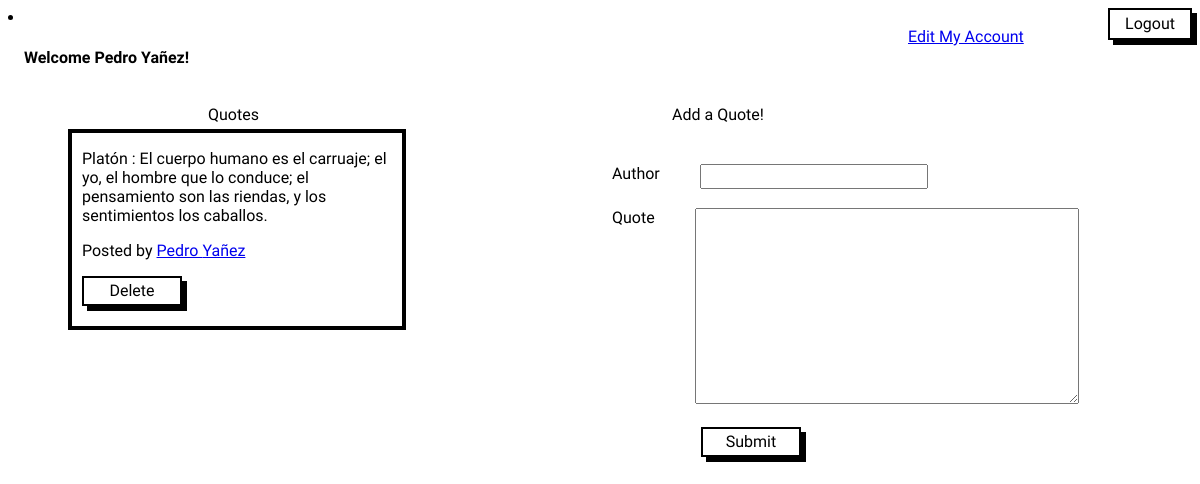
Page /usuarios (signed in) on the committed database.
### app_citas/models.py (models this page shows, shortened)
class Quotes(models.Model):
    user = models.ForeignKey(User, on_delete=models.CASCADE, related_name='quotes_posts')
    author = models.CharField(max_length=100)
    quote = models.TextField()
    likes=models.ManyToManyField(User, related_name='quotes_like',blank=True)

### app_citas/views.py (the view)
# urls.py: path('usuarios',views.usuarios,name='usuarios'),
def usuarios(request):
    nombre = User.objects.all().filter(username=request.user).values_list('first_name', flat=True)[0]
    apellido = User.objects.all().filter(username=request.user).values_list('last_name', flat=True)[0]
    citas = Quotes.objects.all()
    quote_form = QuoteForm
    if request.method == 'GET':
        return render(request, 'usuarios.html',{'nombre':nombre,
                                            'citas':citas,
                                            'quote_form':quote_form,
                                            'apellido':apellido})
    else:
        quote_form = QuoteForm(request.POST)
        new_quote=quote_form.save(commit=False)
        new_quote.user = request.user
        new_quote.save()
        return redirect('usuarios')

### app_citas/templates/usuarios.html (shortened to what this page needs)
<!DOCTYPE html>
<html lang="en">
<head>
    <link rel="stylesheet" href="/static/css/style.css">
</head>
<body>
    {% extends 'navbar.html' %}
    {% block content %}
    <ul class="m-usuario">
        <li class="li-edit" aria-current="page">
            <a class="" href="/update_user">Edit My Account</a>
        </li>
    </ul>
    <h4> &nbsp &nbsp Welcome {{nombre.capitalize}} {{apellido.capitalize}}!</h4>
    <div class="caja-cuadrado">
        <p class="p-q">Quotes</p>
        {% for citas in citas %}
        <div class="cuadrado">
            <p>{{citas.author}} : {{citas.quote}}</p>
            <p>Posted by <a href="{% url 'perfil' citas.user %}">{{citas.user.first_name.capitalize}} {{citas.user.last_name.capitalize}}</a> </p>
            {% if citas.user == user %}
            <form action="{% url 'del_quote' citas.pk %}" method="post">
                <button>Delete</button>
            </form>
            {% endif %}
        </div>
    {% endfor %}
    </div>
    <div class="caja-quote">
        <p class="p-quote">Add a Quote!</p>
        <form class="quote-form" action="" method="post">
            <label class="label-q" for="">Author</label>
            {{quote_form.author}} <br><br>
            <label class="label-q"  for="">Quote</label>
            {{quote_form.quote}} <br><br>
            <button class="button-q">Submit</button>
        </form>
    </div>
    {% endblock %}

### app_citas/templates/navbar.html (shortened to what this page needs)
<!DOCTYPE html>
<html lang="en">
<head>
</head>
<body>
    {% if user.is_authenticated %}
    <li class="m-logout " aria-current="page">
        <a class="myButton" href="/cerrar_sesion">Logout</a>
    </li>
    {% endif %}
    {% block content %}
    {% endblock %}
</body>
</html>

### app_citas/static/css/style.css (style rules this page uses)
* { font-family: 'Comic Neue', cursive ; font-size:medium ; }
button { width: 100px; height: 30px; box-shadow: 5px 5px 0px 0px rgb(0, 0, 0); -webkit-box-shadow: 5px 5px 0px 0px rgb(0, 0, 0); -moz-box-shadow: 5px 5px 0px 0px rgb(0, 0, 0); border-radius: 0; color: black; background-color: white; border: black 2px solid; }
.m-usuario { margin: auto; width: 200px; float: right; list-style-type: none; }
.myButton { width: 80px; height: 20px; box-shadow: 5px 5px 0px 0px rgb(0, 0, 0); -webkit-box-shadow: 5px 5px 0px 0px rgb(0, 0, 0); -moz-box-shadow: 5px 5px 0px 0px rgb(0, 0, 0); border-radius: 0; color: black; background-color: white; border: black 2px solid; float: right; text-decoration: none; text-align: center; padding-top: 4px; padding-bottom: 4px; }
.cuadrado { width: 320px; border:solid 4px black ; margin-bottom: 20px; margin-left: 60px; position: relative; padding-left: 10px; padding-bottom: 20px; }
.caja-cuadrado { width: 420px; margin: auto; float: left; text-align: left; }
.caja-quote { margin-right: 80px; margin-left: auto; width: 500px; float: right; position: relative; }
.quote-form { margin: auto; }
.label-q { float: left; margin-right: 40px; }
.button-q { margin-left: 89px; }
.p-quote { margin-left: 60px; margin-bottom: 40px; }
.p-q { margin-left: 200px; margin-bottom: 5px; }

### rows in the picture
Quotes: author "Platón", quote "El cuerpo humano es el carruaje; el yo, el hombre que lo conduce; el pensamiento son las riendas, y los sentimientos los caballos.", user.first_name "Pedro", user.last_name "Yañez", shows "Delete"

### other values in the picture
{{ nombre.capitalize }} "Pedro"
{{ apellido.capitalize }} "Yañez"
